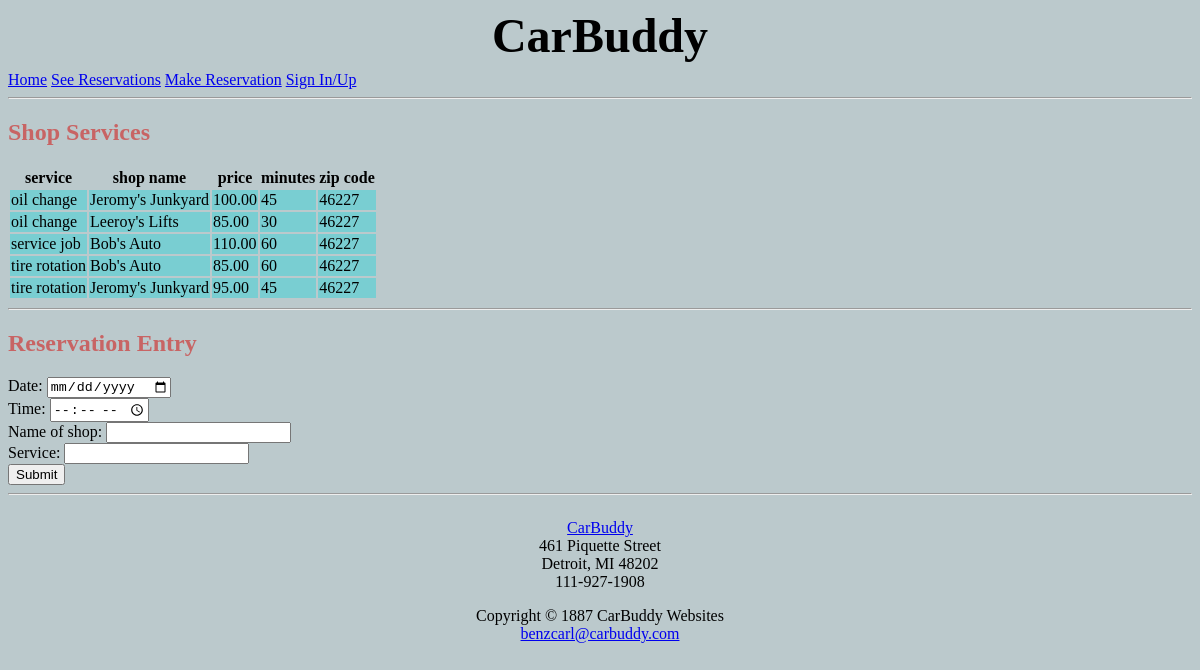
Page /app/makeReservation.php on the earlier database version.
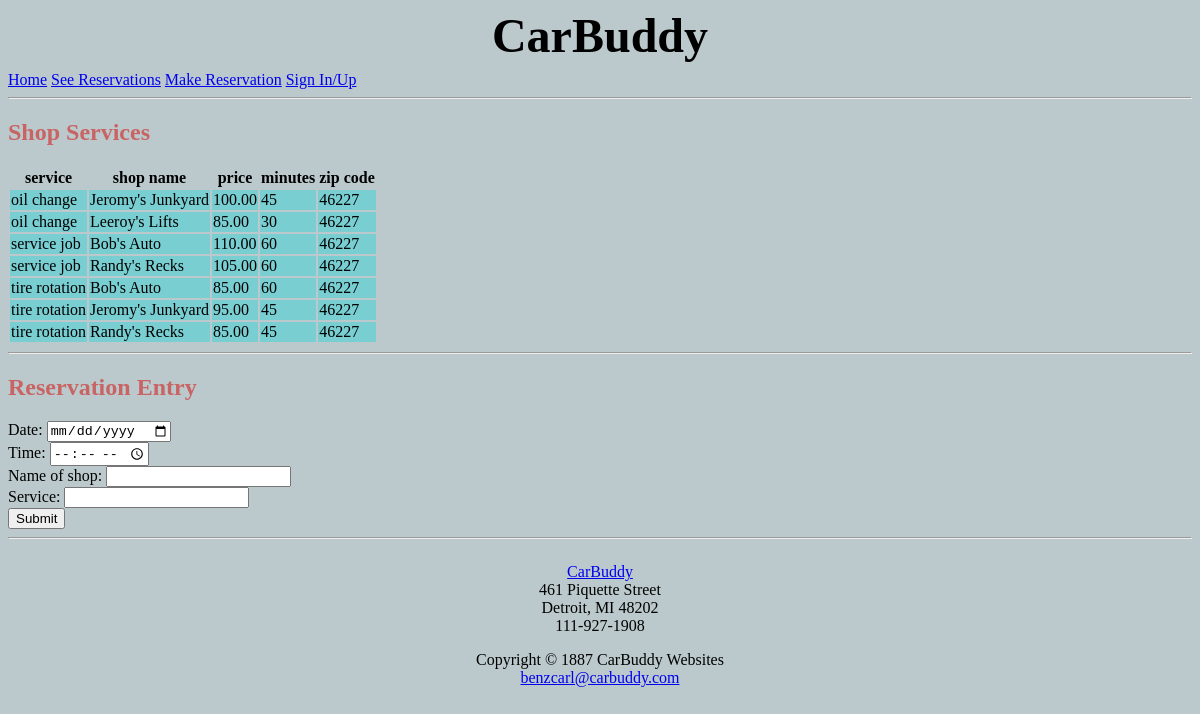
Same page on the later database version.
### tables this page shows
CREATE TABLE service
(servNo int NOT NULL AUTO_INCREMENT,
	shopNo int,
	service varchar(40),
	minutes int,
	price decimal(5,2),
	PRIMARY KEY (servNo),
	FOREIGN KEY (shopNo) REFERENCES shop(shopNo)
		ON UPDATE CASCADE
		ON DELETE CASCADE
);

CREATE TABLE shop
(shopNo int NOT NULL AUTO_INCREMENT,
	shopName varchar(35),
	password char(8),
	numMechanic int,
	zipCode int,
	phoneNum varchar(13),
	PRIMARY KEY (shopNo)
);

### app/makeReservation.php (the view, shortened to what this page needs)
<!DOCTYPE html>
<html>
<head>
	<link href="/static/styles.css" rel="stylesheet" type="text/css" />
</head>
<body>
	<?php include 'static/connection.php'; ?>
	<h2>Shop Services</h2>
    <table>
      <tr>
        <th>service</th>
        <th>shop name</th>
        <th>price</th>
        <th>minutes</th>
        <th>zip code</th>
      </tr>
    <?php
      $sql = 'SELECT s.service, s.price, s.minutes, sh.shopName, sh.zipCode '.
        'FROM service s '.
		'INNER JOIN shop sh on s.shopNo = sh.shopNo '.
		' ORDER BY s.service, sh.shopName ASC;';
      $statement = $pdo->query($sql);
      while($row = $statement->fetch(PDO::FETCH_ASSOC)){
        echo "<tr>";
        echo "<td>" . $row['service'] . "</td>";
        echo "<td>" . $row['shopName'] . "</td>";
        echo "<td>" . $row['price'] . "</td>";
        echo "<td>" . $row['minutes'] . "</td>";
        echo "<td>" . $row['zipCode'] . "</td>";
        echo "</tr>";
      }
    ?>
	</table>
	<hr>
	<h2>Reservation Entry</h2>
	<form>
		<label for="date">Date:</label>
		<input type="date" id="date" name="date"><br>
		<label for="time">Time:</label>
		<input type="time" id="time" name="time"><br>
		<label for="shopName">Name of shop:</label>
		<input type="text" id="shopName" name="shopName"><br>
		<label for="service">Service:</label>
		<input type="text" id="service" name="service"><br>
		<input type="submit">
	</form>
</body>
</html>

Differences in the rows shown:
added service: service "service job", shopNo.shopName "Randy's Recks", price "105.00", minutes "60", shopNo.zipCode "46227"
added service: service "tire rotation", shopNo.shopName "Randy's Recks", price "85.00", minutes "45", shopNo.zipCode "46227"
